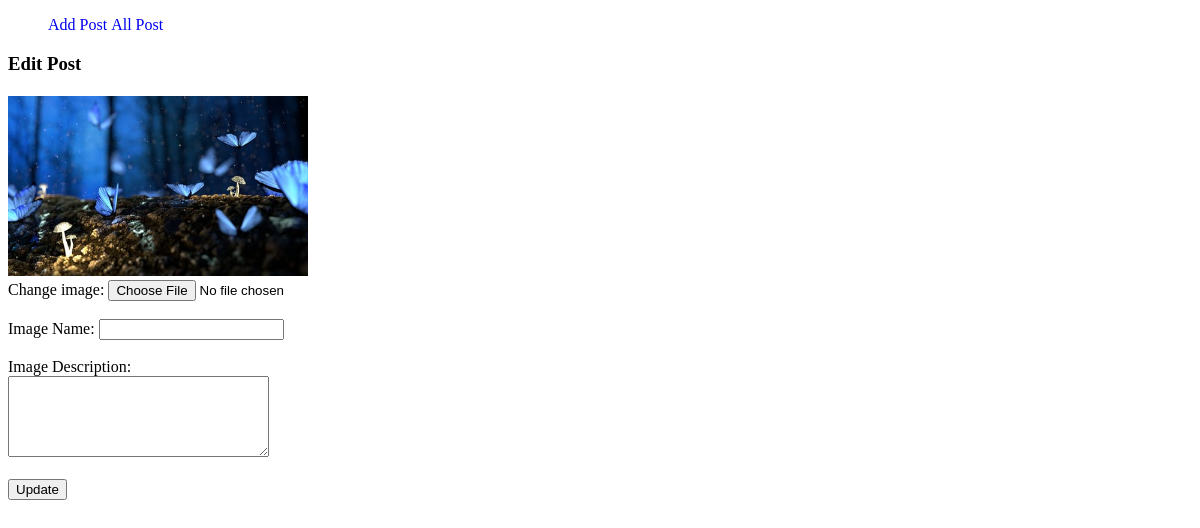
The page /image/editPost/3/ on the database as committed earlier.
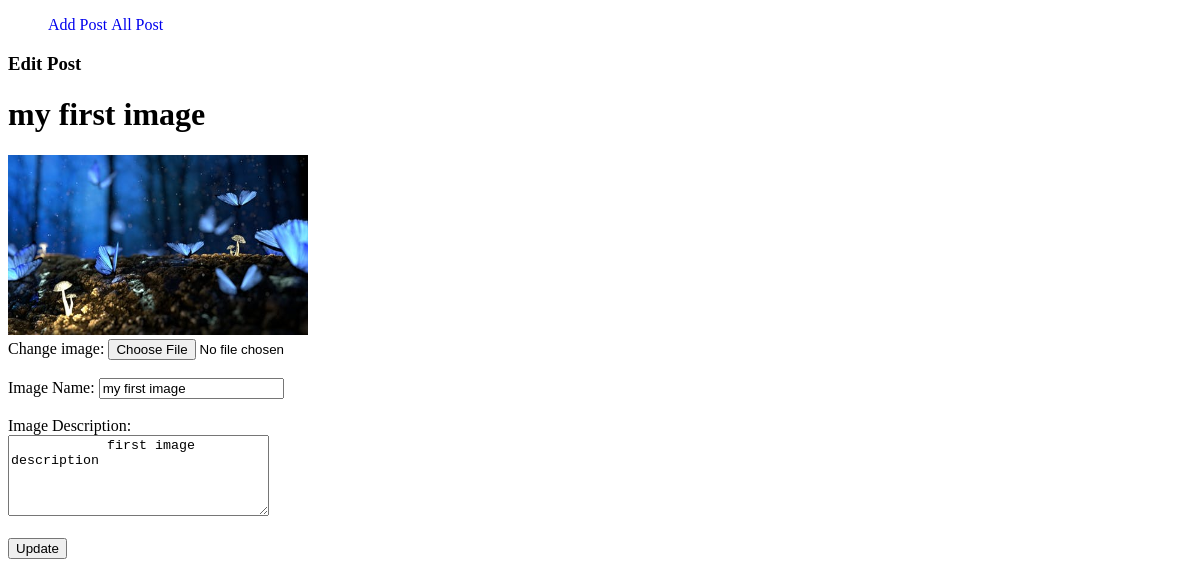
The same page on the database as committed later.
### imageuploader/models.py (models this page shows, shortened)
class ImageUpload(models.Model):
    url = models.FileField(upload_to='images/')
    actual = models.CharField(max_length=1000)
    name = models.CharField(max_length=50)
    description = models.CharField(max_length=255)

### imageuploader/views.py (the view)
# urls.py: path('editPost/<str:post_id>/', views.editPost, name='editPost'),
def editPost(request, post_id):
    post = ImageUpload.objects.get(pk=post_id)
    print('----------------------- post ', post.name)
    print('post edited successfully!!!!!!!!!', post_id)
    return render(request, 'imageuploader/editPost.html', {'post_detail': post})

### imageuploader/templates/imageuploader/editPost.html (shortened to what this page needs)
<!DOCTYPE html>
<html lang="en">
<head>
</head>
<body>
    <nav>
        <ul>
            <li><a href="/image/imageUpload/">Add Post</a></li>
            <li><a href="/image/imageList/">All Post</a></li>
        </ul>
    </nav>
    <h3>Edit Post</h3>
    <h1>{{post_detail.name}}</h1>
    <form method="post" action="/image/update/{{post_detail.id}}/" enctype="multipart/form-data">
        <img src="{{post_detail.actual}}" alt="{{post_detail.actual}}" width="300" height="180">
       <br>
       <label for="myfile">Change image:</label>
        <input type="file" name="myfile" value="{{post_detail.myfile}}">
        <br><br>
        <label for="image_name">Image Name: </label>
        <input type="text" name="image_name" id="" value="{{post_detail.name}}">
        <br><br>
        <label for="image_des">Image Description: </label>
        <br>
        <textarea name="image_des" id="" cols="30" rows="5">
            {{post_detail.description}}
        </textarea>
        <br><br>
        <button type="submit">Update</button>
    </form>
</body>
</html>

### imageuploader/templates/imageuploader/editPost.html (style rules this page uses)
ul> li { display: inline; }
ul>li>a { text-decoration: none; }

Rows that differ between the two databases and show on the page:
changed ImageUpload: name (not shown) → "my first image"; image_name (not shown) → "my first image"; image_des (not shown) → "first image description"
